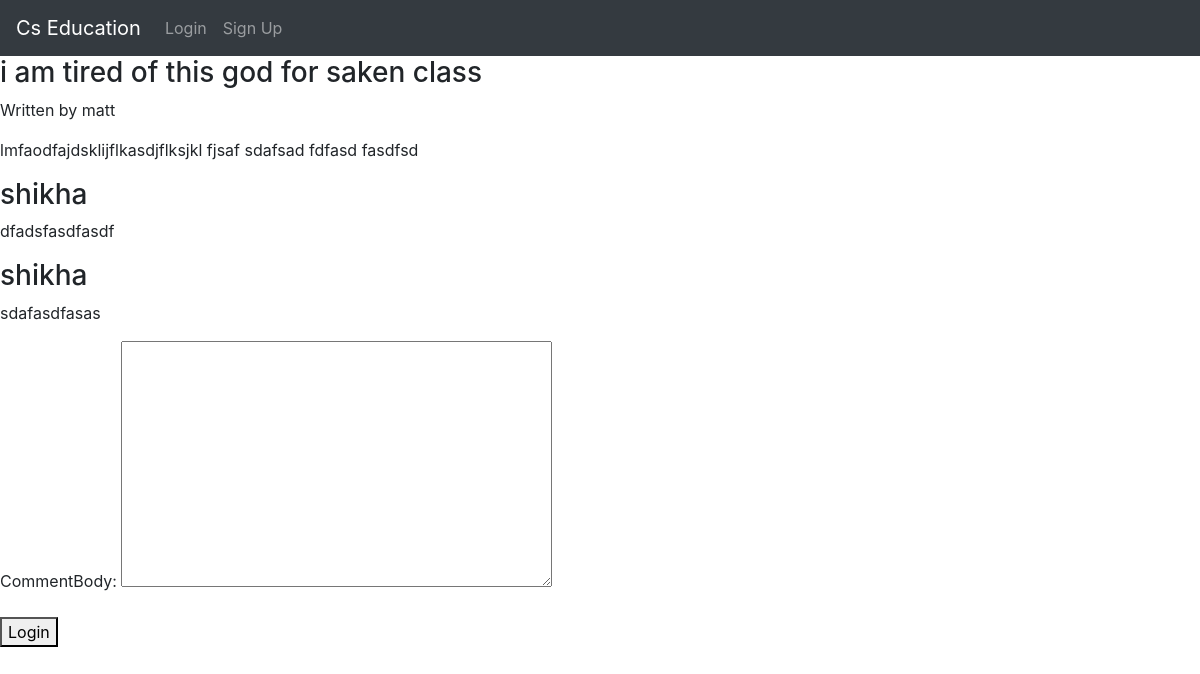
The app's page /posts/6/, older data.
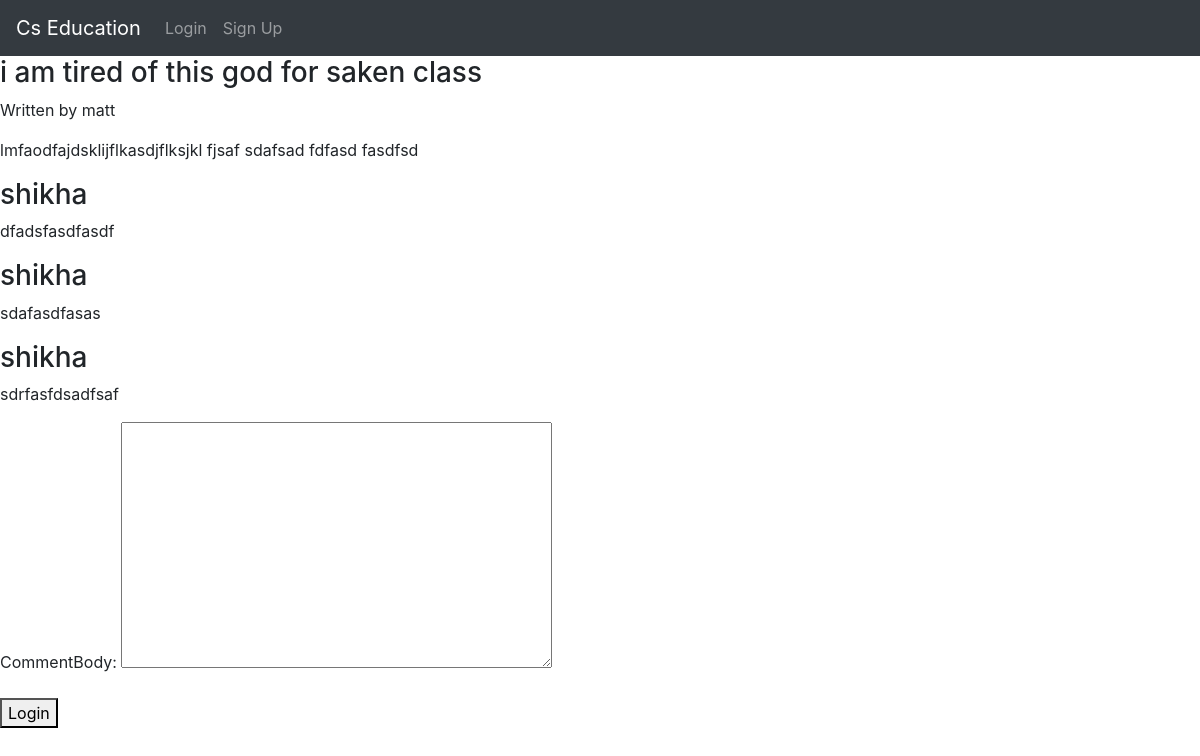
The same page, newer data.
### lms/models.py (models this page shows)
class PostComment(models.Model):
    commentBody = models.TextField()
    created_date = models.DateTimeField(auto_now_add=True)
    updated_date = models.DateTimeField(auto_now=True)
    author = models.ForeignKey(Profile, on_delete=models.CASCADE)
    post = models.ForeignKey(Post, related_name="comments", on_delete=models.CASCADE)

class Profile(AbstractUser):
    pass

### lms/views.py (the view)
# urls.py: path("posts/<int:post_id>/", views.view_post, name="view_post"),
def view_post(request, post_id):
    post = Post.objects.get(id=post_id)
    comments = PostComment.objects.filter(post=post_id)
    createPostCommentForm = CreatePostCommentForm()
    context = {
        "post": post,
        "comments": comments,
        "form": createPostCommentForm
    }
    return render(request, "pages/posts/view_post.html", context)

### lms/forms.py
class CreatePostCommentForm(forms.ModelForm):
    class Meta:
        model = PostComment
        fields = ['commentBody']

### templates/pages/posts/view_post.html (shortened to what this page needs)
{% extends 'base.html' %}
{% block content %}
<section class="discussion-post">
    <section class="post-header">
        <h3>{{post.title}}</h3>
        <p>Written by {{post.author.username}}</p>
    </section>
    <section class="post-body">
        {{post.postBody |safe}}
    </section>
</section>
{% if comments %}
<section class="comments">
    {% for comment in comments %}
    <section class="comment">
        <section class="comment-header">
            <h3>{{comment.author}}</h3>
        </section>
        <section class="comment-body">
            <p>{{comment.commentBody}}</p>
        </section>
    </section>
    {% endfor %}
</section>
{% else %}
<p>There are no comments. Create one!</p>
{% endif %}
<form class="form" action="{% url 'create_post_comment' post_id=post.id %}" method="post">
    {{ form.as_p }}
    <button type="submit">Login</button>
</form>
{% endblock content %}

Row changes from the older to the newer data that the page shows:
added PostComment: author "shikha", commentBody "sdrfasfdsadfsaf"
